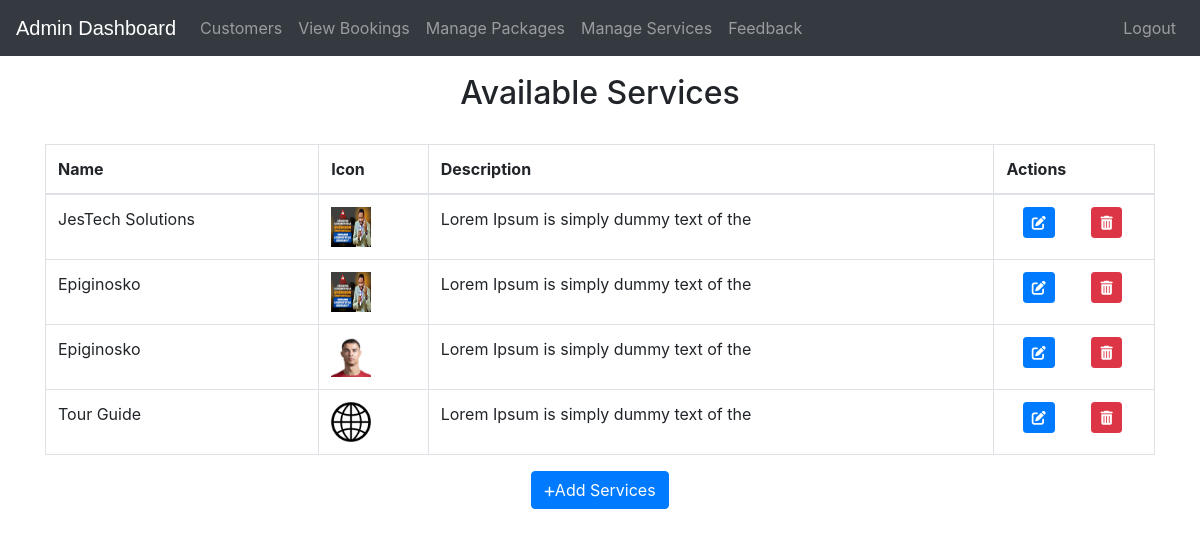
Page /admin-services (signed in) on the earlier database version.
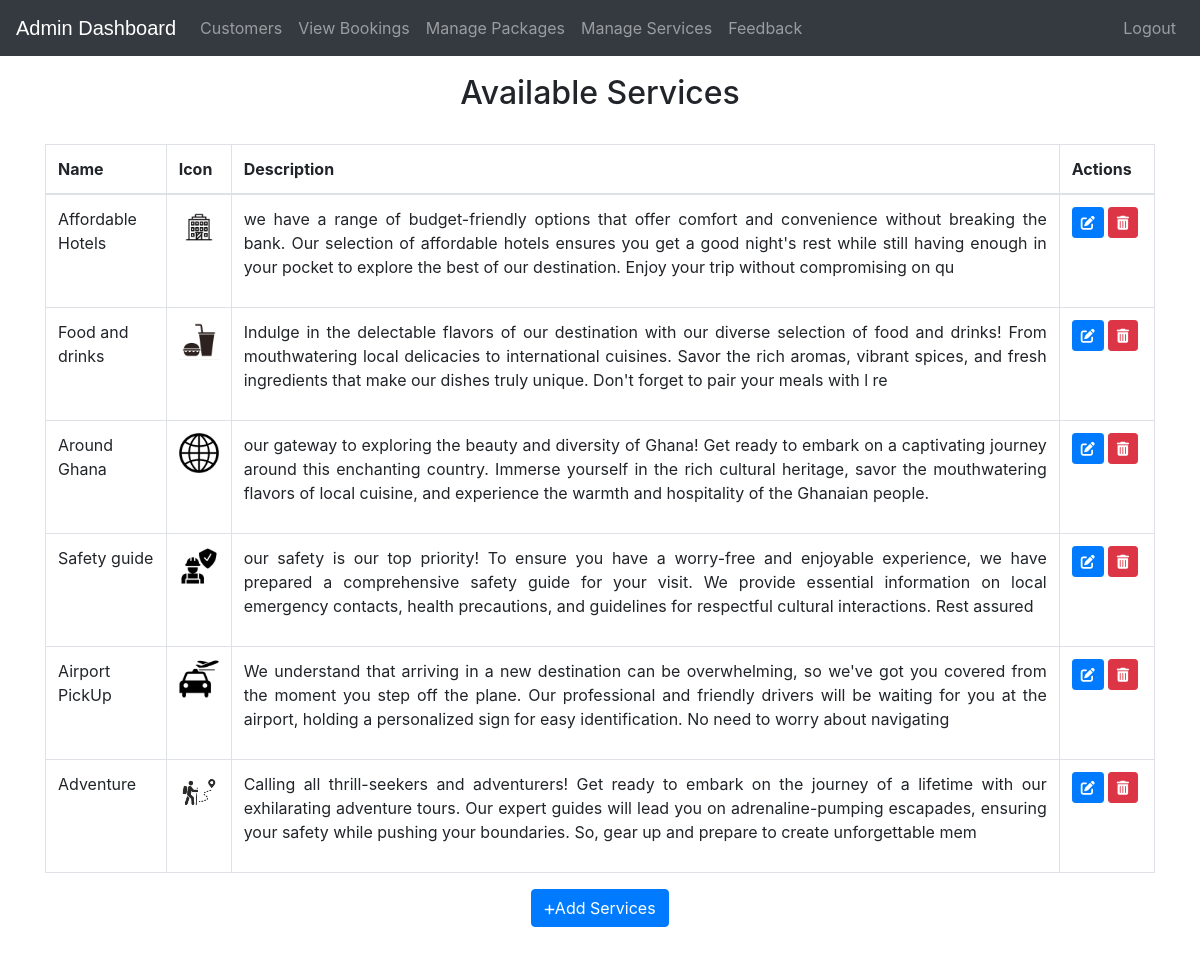
Same page on the later database version.
### ecom/models.py (models this page shows, shortened)
class  Services(models.Model):
    name = models.CharField(max_length=40)
    service_image = models.ImageField(upload_to='service_image/', null=True, blank=True)
    description = models.CharField(max_length=300)

### ecom/views.py (the view)
# urls.py: path('admin-services', views.admin_services_view,name='admin-services'),
@login_required(login_url='adminlogin')
def admin_services_view(request):
    services=models.Services.objects.all()
    return render(request,'ecom/admin_services.html',{'services':services})

### templates/ecom/admin_services.html (shortened to what this page needs)
{% extends 'ecom/admin_base.html' %}
{% load static %}
{% block content %}
<head>
  <link href="https://cdnjs.cloudflare.com/ajax/libs/font-awesome/6.0.0-beta3/css/all.min.css" rel="stylesheet">
</head>
<div class="container mt-4">
  <h3 class="mb-3">Available Services</h3>
  <div class="panel panel-danger">
    <div class="panel-heading mb-4 d-flex justify-content-center">
      <h2 class="panel-title "> Available Services</h2>
    </div>
    <table class="table table-hover table-bordered" id="dev-table">
      <thead>
        <tr>
          <th>Name</th>
          <th>Icon</th>
          <th>Description</th>
          <th>Actions</th>
        </tr>
      </thead>
      {% for service in services %}
        {% if service %}
          <tr>
            <td>{{ service.name }}</td>
            <td><img src="{% static service.service_image.url %}" alt="Service Pic" height="40px" width="40px" /></td>
            <td>
              <div class="description">
                <p class="text-justify">{{ service.description|truncatewords:75 }}</p>
              </div>
            </td>
            <td>
              <div class="d-flex justify-content-around">
                <a class="btn btn-primary btn-sm mr-1" href="{% url 'update-service' service.id %}">
                  <i class="fas fa-edit"></i>
                </a>
                <a class="btn btn-danger btn-sm mr-1" href="{% url 'delete-service' service.id %}">
                  <i class="fas fa-trash-alt"></i>
                </a>
              </div>
            </td>
          </tr>
        {% else %}
          <br><br><br>
          <h1>No Services Available!</h1>
        {% endif %}
      {% endfor %}
    </table>
  </div>
</div>
<div class="d-flex justify-content-center">
<a href="/admin-add-service" class="btn btn-primary float">
  <i class="fas fa-plus my-float"></i>Add Services
</a>
</div>
{% endblock content %}

### templates/ecom/admin_base.html (shortened to what this page needs)
<!DOCTYPE html>
{% load static %}
<html lang="en">
<head>
  <link rel="stylesheet" href="https://stackpath.bootstrapcdn.com/bootstrap/4.3.1/css/bootstrap.min.css">
  <link rel="stylesheet" href="https://maxcdn.bootstrapcdn.com/font-awesome/4.7.0/css/font-awesome.min.css">
</head>
<body>
  <div class="bs-example">
    <nav class="navbar navbar-expand-md navbar-dark fixed-top" style="background:#343A40;">
      <a href="/" class="navbar-brand">Admin Dashboard</a>
      <div class="collapse navbar-collapse justify-content-between" id="navbarCollapse">
        <div class="navbar-nav">
          <a href="/view-customer" class="nav-item nav-link">Customers</a>
          <a href="/admin-view-booking" class="nav-item nav-link">View Bookings</a>
          <a href="/admin-products" class="nav-item nav-link">Manage Packages</a>
          <a href="/admin-services" class="nav-item nav-link">Manage Services</a>
          <a href="/view-feedback" class="nav-item nav-link">Feedback</a>
        </div>
        <div class="navbar-nav navbar-right">
          <a href="/logout" class="nav-item nav-link"> Logout</a>
        </div>
      </div>
    </nav>
  </div>
  {% block content %}
  {% endblock content %}
<br><br><br><br><br><br><br><br>
</body>
</html>

### templates/ecom/admin_base.html (style rules this page uses)
.bs-example { margin: 0px; }
.navbar-brand { font-size: 20px; font-family: sans-serif; }
p { text-align: center; }

### templates/ecom/admin_services.html (style rules this page uses)
.my-float { font-size :12px; }

Differences in the rows shown:
removed Services: name "JesTech Solutions", service_image (picture), description "Lorem Ipsum is simply dummy text of the"
removed Services: name "Epiginosko", service_image (picture), description "Lorem Ipsum is simply dummy text of the"
removed Services: name "Epiginosko", service_image (picture), description "Lorem Ipsum is simply dummy text of the"
removed Services: name "Tour Guide", service_image (picture), description "Lorem Ipsum is simply dummy text of the"
added Services: name "Affordable Hotels", service_image (picture), description "we have a range of budget-friendly options that offer comfort and convenience without breaking the bank. Our selection of affordable hotels ensures you get a good night's rest while still having enough in your pocket to explore the best of our destination. Enjoy your trip without compromising on qu"
added Services: name "Food and drinks", service_image (picture), description "Indulge in the delectable flavors of our destination with our diverse selection of food and drinks! From mouthwatering local delicacies to international cuisines. Savor the rich aromas, vibrant spices, and fresh ingredients that make our dishes truly unique. Don't forget to pair your meals with l re"
added Services: name "Around Ghana", service_image (picture), description "our gateway to exploring the beauty and diversity of Ghana! Get ready to embark on a captivating journey around this enchanting country. Immerse yourself in the rich cultural heritage, savor the mouthwatering flavors of local cuisine, and experience the warmth and hospitality of the Ghanaian people."
added Services: name "Safety guide", service_image (picture), description "our safety is our top priority! To ensure you have a worry-free and enjoyable experience, we have prepared a comprehensive safety guide for your visit. We provide essential information on local emergency contacts, health precautions, and guidelines for respectful cultural interactions. Rest assured"
added Services: name "Airport PickUp", service_image (picture), description "We understand that arriving in a new destination can be overwhelming, so we've got you covered from the moment you step off the plane. Our professional and friendly drivers will be waiting for you at the airport, holding a personalized sign for easy identification. No need to worry about navigating"
added Services: name "Adventure", service_image (picture), description "Calling all thrill-seekers and adventurers! Get ready to embark on the journey of a lifetime with our exhilarating adventure tours. Our expert guides will lead you on adrenaline-pumping escapades, ensuring your safety while pushing your boundaries. So, gear up and prepare to create unforgettable mem"
